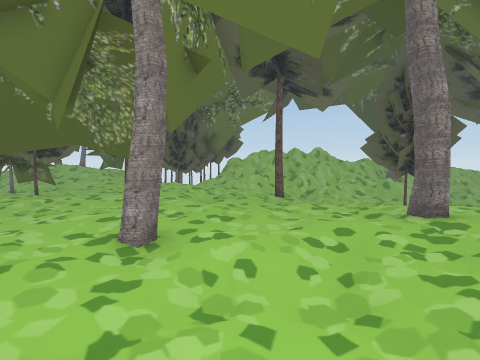
View 1 (above)

24 first-person views from a walk through a Unity game level. The camera is 1.5 m above the floor, tilts 4° down and sees 85° across. The floor is counted in squares, 1 m on a side. Each view is taken from the middle of a square. On the plan, view 1 faces up. The plan holds only what a view shows up to about 14 squares ahead; the rest is blank. The place goes on beyond the plan. The player is left out. Some surface patterns are stand-ins.

View 2
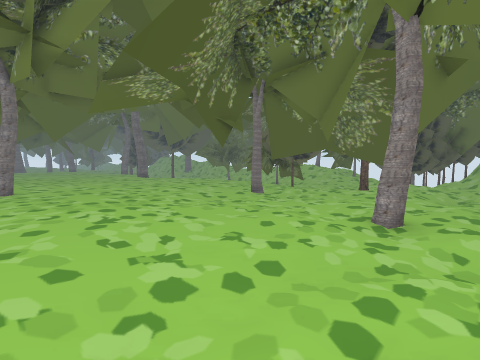

View 3
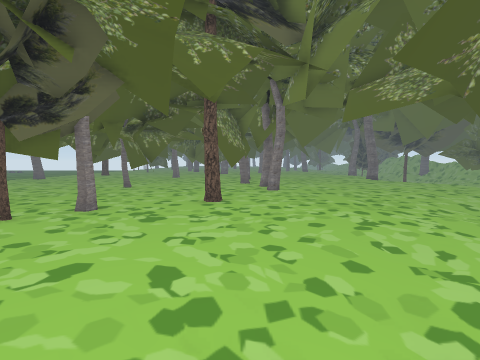

View 4
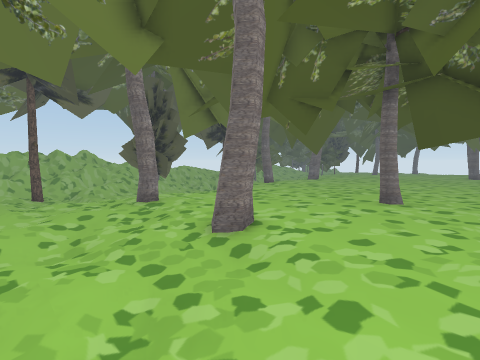

View 5
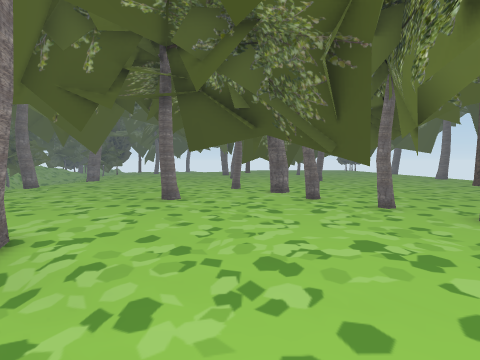

View 6
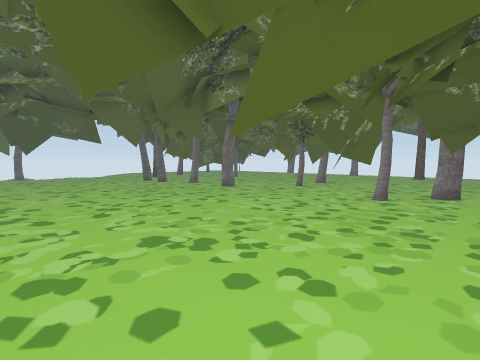

View 7
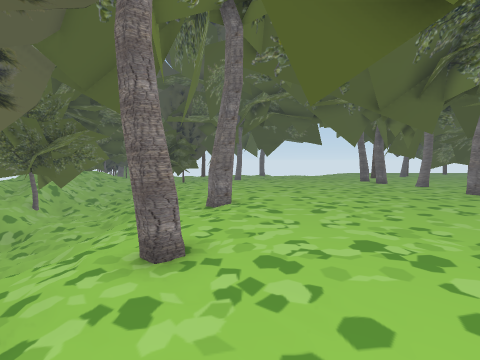

View 8
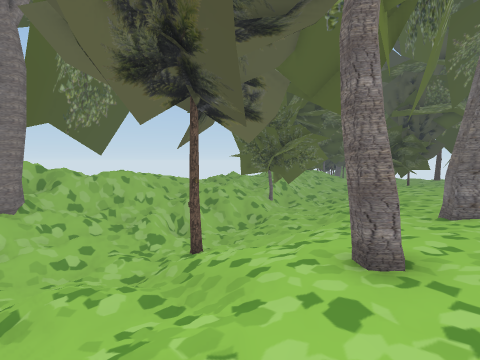

View 9
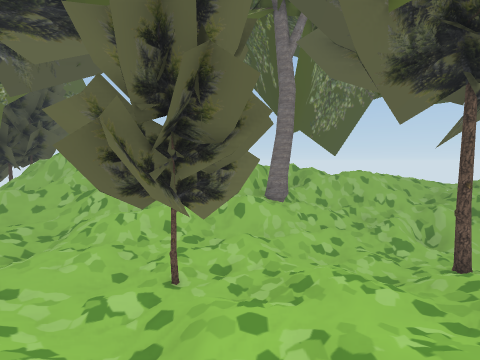

View 10
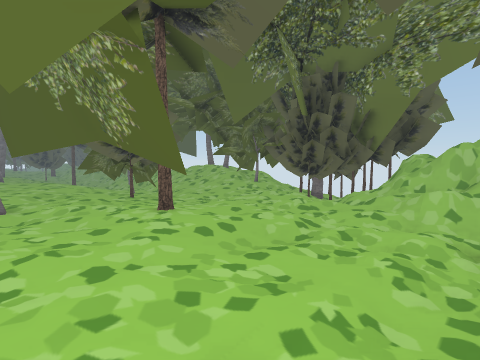

View 11
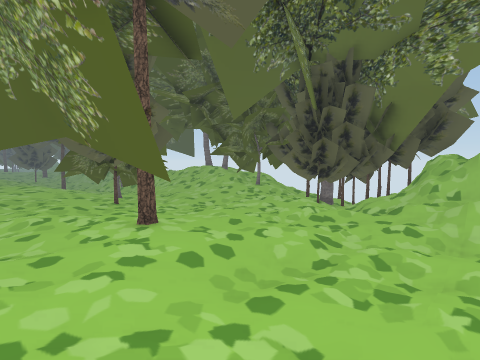

View 12
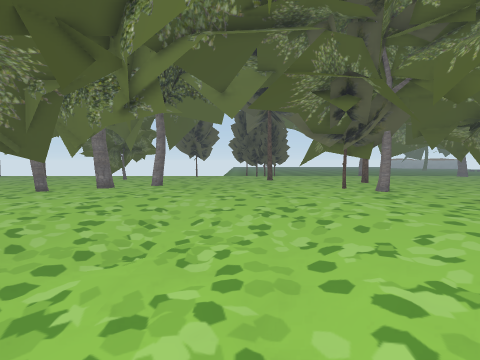

View 13
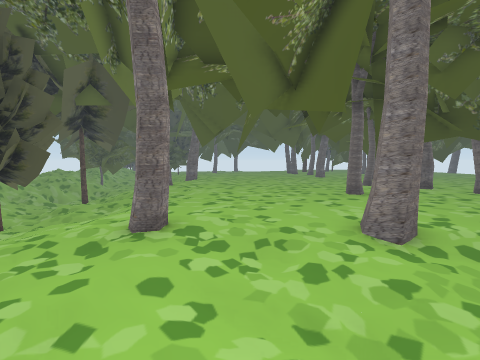

View 14
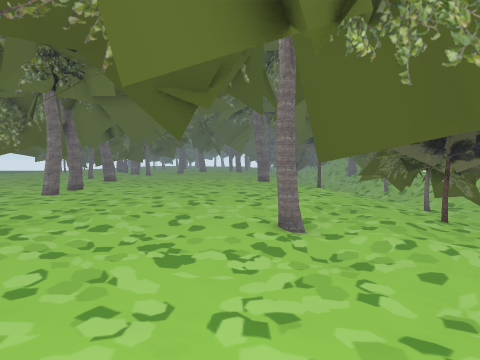

View 15
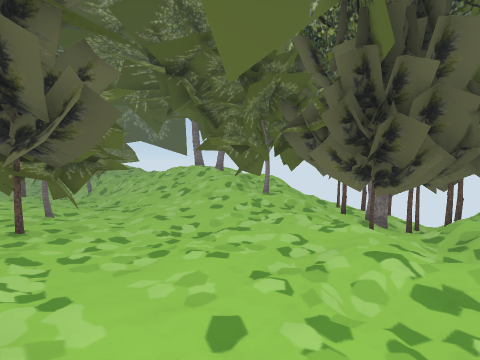

View 16
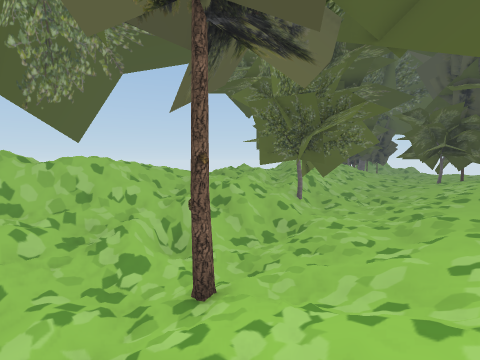

View 17
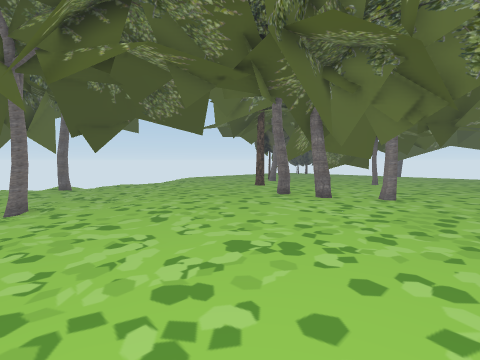

View 18
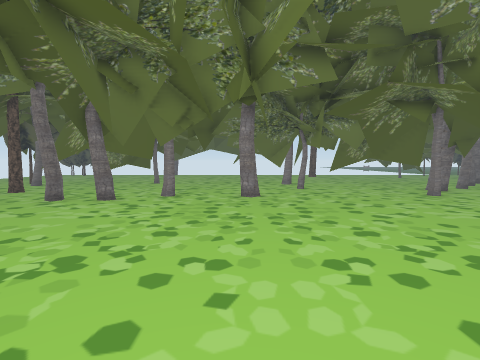

View 19
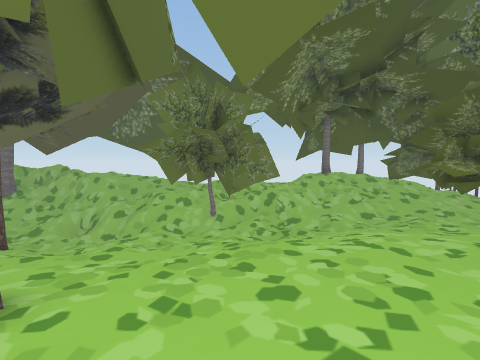

View 20
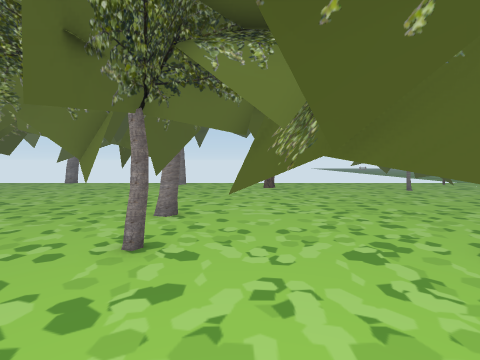

View 21
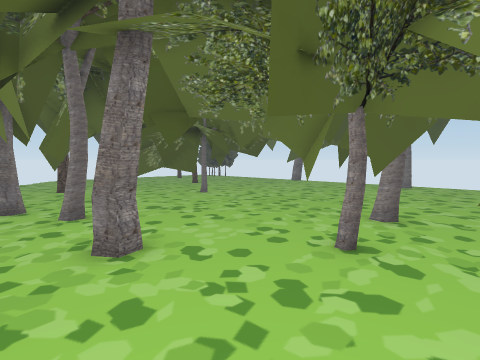

View 22
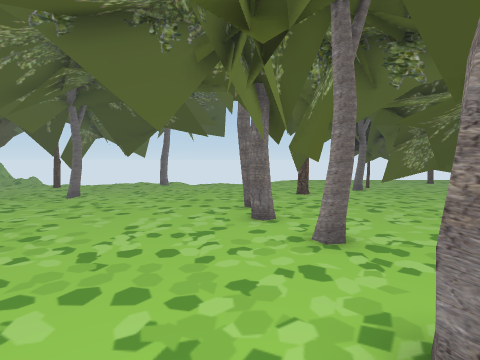

View 23
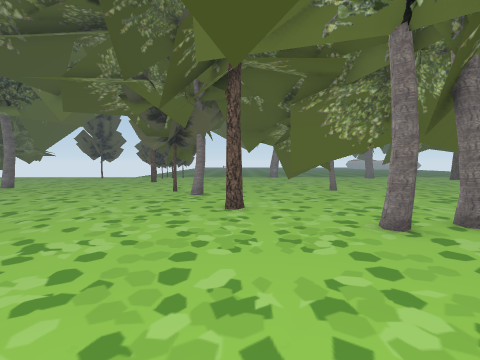

View 24
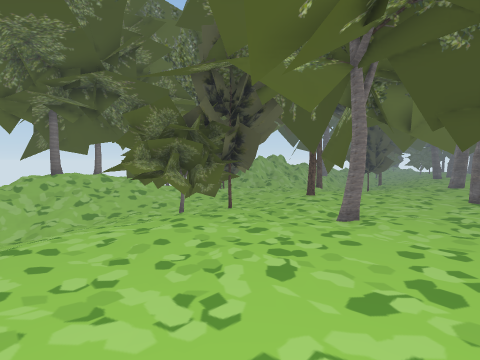

### Floor plan
Key: @ floor where view 1 was taken; # wall or solid block; . main floor; : floor 0.25 m higher than the main floor; - floor 0.25 m lower than the main floor; _ floor 0.5 m lower than the main floor; < floor 0.75 m lower than the main floor; ( floor 1 m lower than the main floor; / step, stairs or slope; = window, fence, low wall or low ledge; T tree; O other object.
Columns run from 16 left of view 1 to 28 right of it. Each row starts with its distance up from view 1.
 19   TTT#TTTO  OOTT##        #####
 18     TOTTTTTTTT#T=###      ##==##
 17  ==O OTT:#.TTT  //=#      #///######T TT#==O
 16  ////////--//////=/###   ###///##=# T#T##////
 15 //////-///--/.////// ###/  ///////###TT//////
 14 ////_TT-/_---/-///T//# <(//////////</<T/////
 13 ////#TTT-_----///////</<T/////T////<////////#
 12 ///-TTTTT---.-///// ///TTT/////////////////-T
 11 ///TTTTT--//T.//-//  //(#////////// _//////TT
 10 .....T..//.#TT/--// _/////////-////--//.....
  9 ......---.-//./--///-// //////T////--......
  8 ....../--T/--...-/--//  /  /..T..//T.........
  7 .......-#/--..-..//-../ /..........T.........
  6 .........---...---./TT.......................
  5 ....../.-.--.-TT/-/..........................
  4 ........--.-.-T/./--.........T...............
  3 ............../----/.........................
  2 ............../----..........................
  1 ............../-----T........................
  0 ..............--@///.........................
 -1 ....T......../-----/.....#..................T
 -2 ..T.T........./---...................T....T.T
 -3  T..T#...........-...........#......TT..#T..T
 -4 .....T.T...................#..T#.............
 -5 .......................T.T.T...TT.T..........
 -6 .......................#.T......T.#T.........
 -7 ...##T...#............TTTT........T.#......##
 -8  ..T.....TT..........#T...........T........T.
 -9  .TT......T..........TT...........# ......TT
-10  ..T..... .T.......TT  ....................T

Positions as (right, up) in squares from view 1, and headings:
1: (0, 0), facing up
2: (0, -2), facing up-left
3: (0, -3), facing left
4: (0, -3), facing up-right
5: (0, -3), facing right
6: (10, 7), facing down-right
7: (10, 7), facing right
8: (10, 7), facing up-right
9: (9, 7), facing up
10: (2, 7), facing up-left
11: (1, 8), facing up-left
12: (-1, 4), facing down
13: (-1, 4), facing right
14: (-2, 6), facing left
15: (-2, 11), facing up-left
16: (12, 10), facing up-right
17: (21, 8), facing down-right
18: (21, 8), facing down
19: (22, 5), facing up
20: (16, -1), facing down
21: (16, -1), facing down-right
22: (19, -1), facing right
23: (-9, 4), facing down
24: (-16, 4), facing up-right
